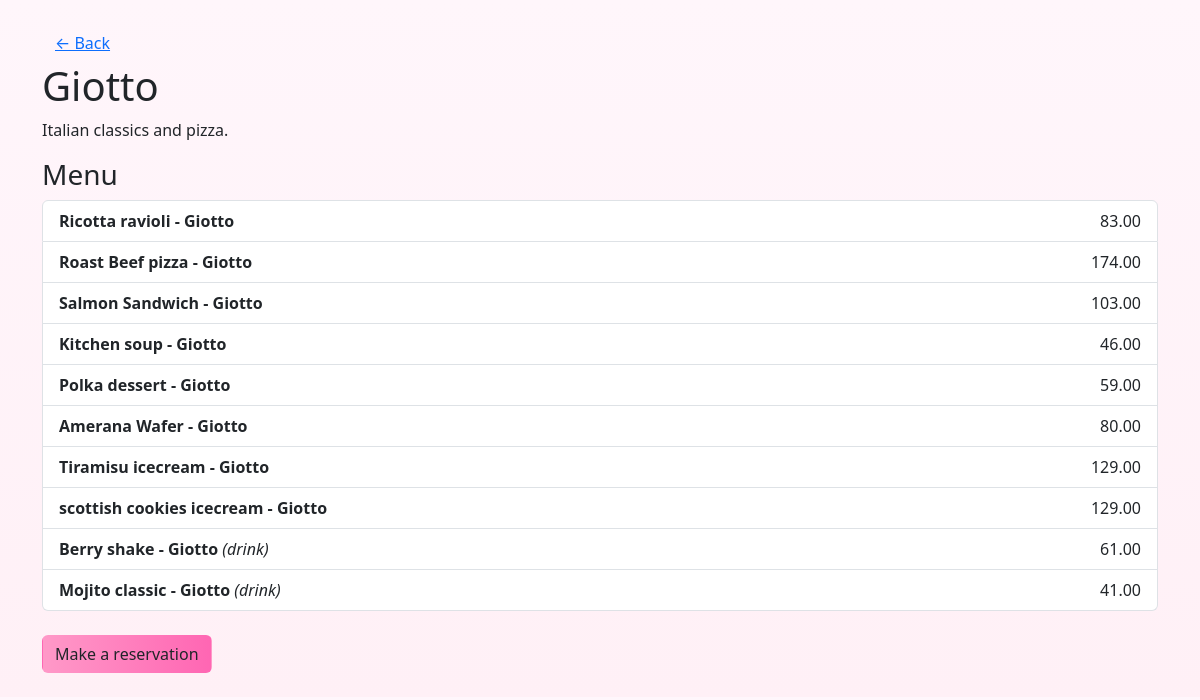
Screenshot of /bookeat/restaurants/3/ with the database file from the repository.
### bookeat/models.py (models this page shows, shortened)
class Restaurant(models.Model):
    name = models.CharField(max_length=200)
    address = models.CharField(max_length=300, blank=True)
    description = models.TextField(blank=True)

class Meal(models.Model):
    restaurant = models.ForeignKey(Restaurant, on_delete=models.CASCADE, related_name='meals')
    name = models.CharField(max_length=200)
    is_drink = models.BooleanField(default=False)
    price = models.DecimalField(max_digits=6, decimal_places=2, default=0.0)

### bookeat/views.py (the view)
# urls.py: path('restaurants/<int:pk>/', views.restaurant_detail, name='restaurant_detail'),
def restaurant_detail(request, pk):
    restaurant = get_object_or_404(Restaurant, pk=pk)
    meals = restaurant.meals.all()[:10]
    return render(request, 'bookeat/restaurant_detail.html', {'restaurant': restaurant, 'meals': meals})

### bookeat/templates/bookeat/restaurant_detail.html
{% load static %}
<!doctype html><html><head><meta charset="utf-8"><title>{{ restaurant.name }} - Menu</title>
<link rel="stylesheet" href="{% static 'bookeat/css/style.css' %}">
<link href="https://cdn.jsdelivr.net/npm/bootstrap@5.3.2/dist/css/bootstrap.min.css" rel="stylesheet">
</head><body>
<div class="container py-4">
  <a href="{% url 'home' %}" class="btn btn-link">&larr; Back</a>
  <h1>{{ restaurant.name }}</h1>
  <p>{{ restaurant.description }}</p>
  <h3>Menu</h3>
  <div class="list-group">
    {% for m in meals %}
    <div class="list-group-item d-flex justify-content-between align-items-center">
      <div><strong>{{ m.name }}</strong> {% if m.is_drink %}<em>(drink)</em>{% endif %}</div>
      <div><span>{{ m.price }}</span></div>
    </div>
    {% endfor %}
  </div>
  <a href="{% url 'bookeat:reservation_create' %}" class="btn btn-pink mt-4">Make a reservation</a>
</div></body></html>

### bookeat/static/bookeat/css/style.css (style rules this page uses)
body { background: linear-gradient(180deg, #fff6fb 0%, #fff0f6 100%); color: #333; }
.btn-pink { background: linear-gradient(90deg,#ff99c8,#ff66b3); color: white; border: none; padding: 8px 14px; border-radius: 8px; }

### rows the page displays
Restaurant: name "Giotto", description "Italian classics and pizza."
Meal: name "Ricotta ravioli - Giotto", price "83.00"
Meal: name "Roast Beef pizza - Giotto", price "174.00"
Meal: name "Salmon Sandwich - Giotto", price "103.00"
Meal: name "Kitchen soup - Giotto", price "46.00"
Meal: name "Polka dessert - Giotto", price "59.00"
Meal: name "Amerana Wafer - Giotto", price "80.00"
Meal: name "Tiramisu icecream - Giotto", price "129.00"
Meal: name "scottish cookies icecream - Giotto", price "129.00"
Meal: name "Berry shake - Giotto", is_drink "(drink)", price "61.00"
Meal: name "Mojito classic - Giotto", is_drink "(drink)", price "41.00"
